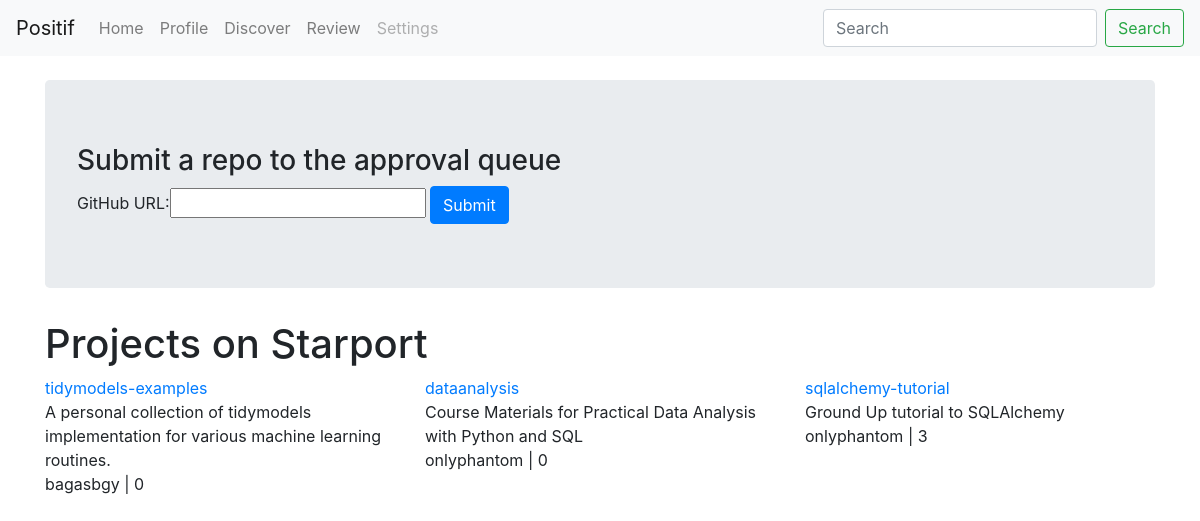
/courses/ (signed in), run on the app's committed database.
### courses/models.py (models this page shows, shortened)
class CourseSet(models.Model):
    repo_url = models.SlugField("repo slug", unique=True)
    created_on = models.DateTimeField("created on", auto_now_add=True)
    updated_on = models.DateTimeField("last updated", auto_now=True)
    approved_by = models.OneToOneField(
        ApprovalQueue, on_delete=models.SET_NULL, null=True
    )
    owner = models.SlugField("owner")
    title = models.CharField("title", max_length=40)
    description = models.TextField(
        "description", max_length=300, default="No description yet"
    )
    image = models.URLField("repo image", null=True)
    course_n = models.PositiveSmallIntegerField(default=0)
    star_n = models.PositiveIntegerField(default=0)

### courses/views.py (the view)
# urls.py: path("", views.index, name="index"),
@login_required
def index(request):
    coursesets = CourseSet.objects.order_by("-updated_on")[:5]
    add_form = AddtoQueueForm()
    template = loader.get_template("courses/index.html")
    context = {"coursesets": coursesets, "add_form": add_form}
    return HttpResponse(template.render(context, request))

### courses/forms.py (shortened to what this page needs)
class AddtoQueueForm(forms.Form):
    repo_url = repo_url_field(label="GitHub URL", max_length=60)

### courses/templates/courses/index.html (shortened to what this page needs)
{% extends 'base.html' %}
{% block content %}
<div class="container mt-4">
    <div class="jumbotron">
        <form action="{% url 'courses:add_to_queue' %}" method="POST">
            <h3>Submit a repo to the approval queue</h3>
            {{ add_form }}
            <input type="submit" value="Submit" class="btn btn-primary">
        </form>
    </div>
    {% if coursesets %}
    <h1>Projects on Starport</h1>
    <div class="row">
        {% for courseset in coursesets %}
        <div class="col-4">
            <span>
                <a href="{% url 'courses:cs_detail' courseset.id %}">
                    {{ courseset.title }}
                </a>
            </span>
            <div>
                {{ courseset.description }}
            </div>
            <div>
                <span>{{ courseset.owner }} | {{ courseset.course_n }}</span>
            </div>
        </div>
        {% endfor %}
    </div>
    {% else %}
    <p>No courses available at the moment!</p>
    {% endif %}
</div>
{% endblock %}

### templates/base.html (shortened to what this page needs)
{% load static %}
<!DOCTYPE html>
<html lang="en">
<head>
    <link rel="stylesheet" href="https://stackpath.bootstrapcdn.com/bootstrap/4.3.1/css/bootstrap.min.css">
</head>
<body>
    <nav class="navbar navbar-expand-lg navbar-light bg-light">
        <a class="navbar-brand" href="#">Positif</a>
        <div class="collapse navbar-collapse" id="navbarSupportedContent">
            <ul class="navbar-nav mr-auto">
                <li class="nav-item">
                    <a class="nav-link" href="{% url 'courses:participation' %}">Home</a>
                </li>
                <li class="nav-item">
                    <a class="nav-link" href="{% url 'home' %}">Profile <span class="sr-only">(current)</span></a>
                </li>
                <li class="nav-item">
                    <a class="nav-link" href="{% url 'courses:index' %}">Discover</a>
                </li>
                {% if perms.courses.approve_course %}
                <li class="nav-item">
                    <a class="nav-link" href="{% url 'courses:approval-review' %}">Review</a>
                </li>
                {% endif %}
                <li class="nav-item">
                    <a class="nav-link disabled" href="#">Settings</a>
                </li>
            </ul>
            <form class="form-inline my-2 my-lg-0">
                <input class="form-control mr-sm-2" type="search" placeholder="Search" aria-label="Search">
                <button class="btn btn-outline-success my-2 my-sm-0" type="submit">Search</button>
            </form>
        </div>
    </nav>
    <div class="content container-fluid">
        {% block content %}
        {% endblock %}
    </div>
</body>
</html>

### data on the page
CourseSet: title "tidymodels-examples", description "A personal collection of tidymodels implementation for various machine learning routines.", owner "bagasbgy", course_n "0"
CourseSet: title "dataanalysis", description "Course Materials for Practical Data Analysis with Python and SQL", owner "onlyphantom", course_n "0"
CourseSet: title "sqlalchemy-tutorial", description "Ground Up tutorial to SQLAlchemy", owner "onlyphantom", course_n "3"
